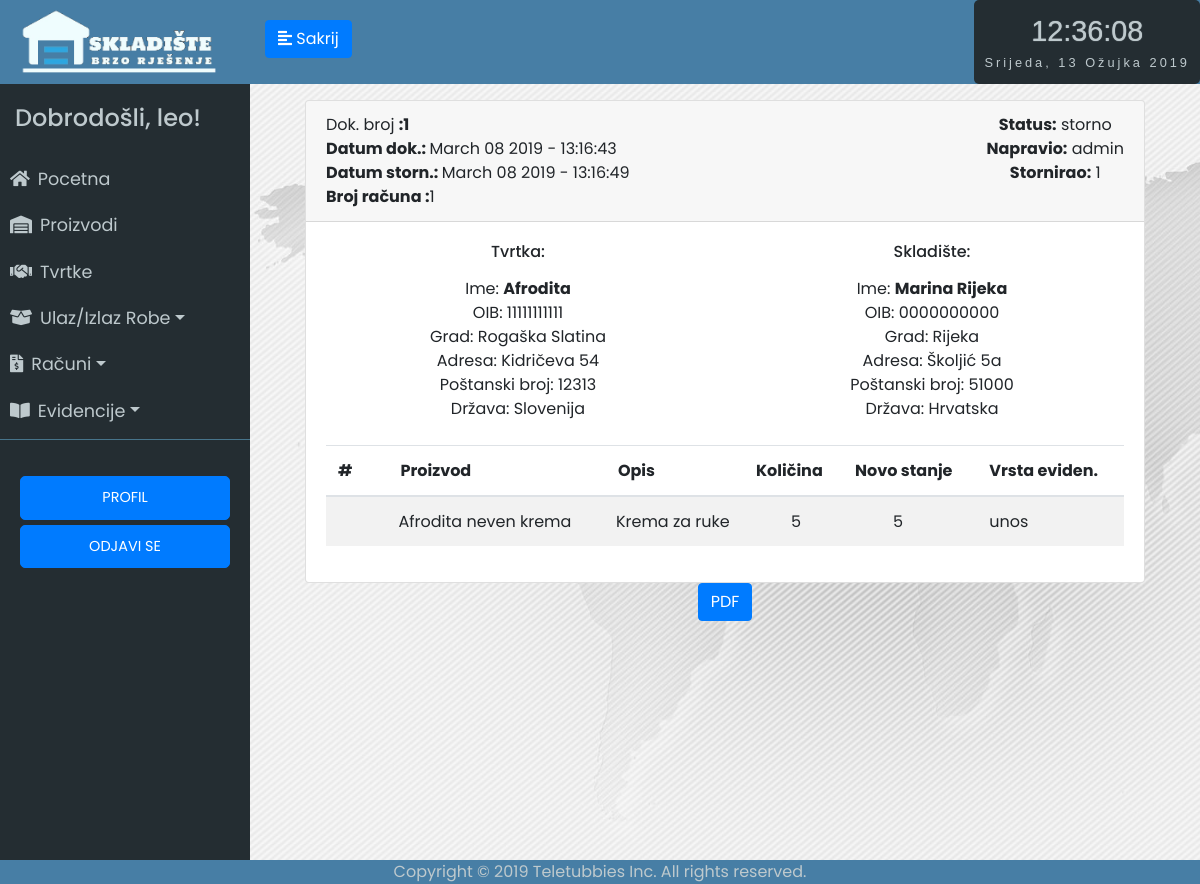
Page /evidencija/1 (signed in) on the committed database.
### app/models.py (models this page shows, shortened)
class User(UserMixin, db.Model):
	id = db.Column(db.Integer, primary_key=True)
	username = db.Column(db.String(64), index=True, unique=True)
	email = db.Column(db.String(120), index=True, unique=True)
	password_hash = db.Column(db.String(128))
	last_seen = db.Column(db.DateTime, default=datetime.utcnow)
	rank = db.Column(db.String(32))
	status = db.Column(db.String(32))
	evidencija = db.relationship('Evidencija', backref='user', lazy='dynamic')
	receipt = db.relationship('Receipt', backref='stornoUser', lazy='dynamic')

class Evidencija(db.Model):
	id = db.Column(db.Integer, primary_key=True)
	proizvod_id = db.Column(db.Integer, db.ForeignKey('proizvod.id'))
	tvrtka_id = db.Column(db.Integer, db.ForeignKey('tvrtka.id'))
	promijenjena_kolicina = db.Column(db.Integer)
	trenutna_kolicina = db.Column(db.Integer)
	datum_unosa = db.Column(db.DateTime, default=datetime.utcnow)
	vrsta_unosa = db.Column(db.String(64))
	user_id = db.Column(db.Integer, db.ForeignKey('user.id'))
	receipt_id = db.Column(db.Integer, db.ForeignKey('receipt.id'))

class Receipt(db.Model):
	id = db.Column(db.Integer, primary_key=True)
	status = db.Column(db.String(64))
	date = db.Column(db.DateTime, default=datetime.utcnow)
	receipt_type = db.Column(db.String(64))
	evidencija = db.relationship('Evidencija', backref='receipt', lazy='dynamic')
	storno_date = db.Column(db.DateTime, nullable=True)
	storno_user = db.Column(db.Integer, db.ForeignKey('user.id'), nullable=True)

class Tvrtka(db.Model):
	__searchable__ = ['name']
	id = db.Column(db.Integer, primary_key=True)
	name = db.Column(db.String(64))
	oib = db.Column(db.Integer, unique=True)
	adresa = db.Column(db.String(200))
	grad = db.Column(db.String(64))
	p_broj = db.Column(db.Integer)
	drzava = db.Column(db.String(64))
	evidencija = db.relationship('Evidencija', backref='tvrtka', lazy='dynamic')

class Proizvod(db.Model):
	__searchable__ = ['name']
	id = db.Column(db.Integer, primary_key=True)
	name = db.Column(db.String(64))
	kolicina = db.Column(db.Integer, default=0)
	zemlja_podrijetla = db.Column(db.String(64))
	opis_proizvoda = db.Column(db.String(300))
	datum_unosa = db.Column(db.DateTime, default=datetime.utcnow)
	bar_kod = db.Column(db.String(64))
	evidencija = db.relationship('Evidencija', backref='proizvod', lazy='dynamic')

### app/routes.py (the view)
@app.route('/evidencija/<id>')
@login_required
def evidencija(id):
	evidencija = Evidencija.query.filter_by(id=id).first_or_404()
	return render_template('evidencija.html', id=id, evidencija=evidencija)

### app/models.py (called while the page is built)
@login.user_loader
def load_user(id):
	return User.query.get(int(id))

### app/routes.py (called while the page is built)
@app.before_request
def before_request():
	if current_user.is_authenticated:
		current_user.last_seen = datetime.utcnow()
		db.session.commit()

### app/templates/evidencija.html (shortened to what this page needs)
{% extends "base.html" %}
{% block content %}
<link rel="stylesheet" href="https://stackpath.bootstrapcdn.com/bootstrap/4.2.1/css/bootstrap.min.css" integrisha384-GJzZqFGwb1QTTN6wy59ffF1BuGJpLSa9DkKMp0DgiMDm4iYMj70gZWKYbI706tWS">
<link href="../static/style.css" type="text/css" rel="stylesheet">
<link rel="stylesheet" href="https://use.fontawesome.com/releases/v5.7.1/css/all.css">
<div id="contentToPdf" class="unos-p">
	<div class="container">
		<div class="card">
			<div class="card-header">
				<span class="float-left"><span class="float-left">Dok. broj <strong>:{{id}}</strong></span><br><span class="float-left"><strong>Datum dok.: </strong>{{ evidencija.datum_unosa.strftime('%B %d %Y - %H:%M:%S') }}</span>
				{% if evidencija.receipt.status =='storno' %}
					<br><strong>Datum storn.: </strong>{{ evidencija.receipt.storno_date.strftime('%B %d %Y - %H:%M:%S') }}
				{% endif %}</span>
				<span class="float-right"><strong>Status:</strong> {{evidencija.receipt.status}}<br><strong>Napravio:</strong> {{evidencija.user.username}}
				{% if evidencija.receipt.status =='storno' %}
					<br><strong>Stornirao:</strong> {{evidencija.receipt.storno_user}}
				{% endif %}</span>
				{% if evidencija.receipt.status =='storno' %}
				<br>
				{% endif %}
				<br>
				<br>
				<span class="float-left"><strong>Broj računa :</strong>{{evidencija.receipt.id}}</span>
			</div>
			<div class="card-body">
				<div class="row mb-4">
					<div class="col-sm-6">
						<h6 class="mb-3">Tvrtka:</h6>
						<div>Ime: <strong>{{ evidencija.tvrtka.name }}</strong></div>
						<div>OIB: {{ evidencija.tvrtka.oib }}</div>
						<div>Grad: {{ evidencija.tvrtka.grad }}</div>
						<div>Adresa: {{ evidencija.tvrtka.adresa }}</div>
						<div>Poštanski broj: {{ evidencija.tvrtka.p_broj }}</div>
						<div>Država: {{ evidencija.tvrtka.drzava }}</div>
						</div>
					<div class="col-sm-6">
						<h6 class="mb-3">Skladište:</h6>
						<div>Ime: <strong>Marina Rijeka</strong></div>
						<div>OIB: 0000000000</div>
						<div>Grad: Rijeka</div>
						<div>Adresa: Školjić 5a</div>
						<div>Poštanski broj: 51000</div>
						<div>Država: Hrvatska</div>
					</div>
				</div>
				<div class="table-responsive-sm">
					<table class="table table-striped">
						<thead>
						<tr>
							<th class="center">#</th>
							<th ><span class="float-left" style=" padding-left: 20px;">Proizvod</span></th>
							<th> <span class="float-left" style=" padding-left: 0px;">Opis</th>
							<th class="right" style=" padding-left: 0px;">Količina</th>
							<th class="right">Novo stanje</th>
							<th class="center">Vrsta eviden.</th>
						</tr>
					</thead>
					<tbody>
						<tr>
							<td ><script type="text/javascript">document.write(number); number+=1;</script></td>
							<td  style=" padding-left: 30px; ">{{ evidencija.proizvod.name }}</td>
							<td  style=" padding-left: 10px; ">{{ evidencija.proizvod.opis_proizvoda }}</td>
							<td  style=" padding-left: 35px;">{{ evidencija.promijenjena_kolicina }}</td>
							<td  style=" padding-left: 50px;">{{ evidencija.trenutna_kolicina }}</td>
							<td class="center">{{ evidencija.vrsta_unosa }}</td>
						</tr>
					</tbody>
					</table>
				</div>
		</div>
	</div>
</div>
<button class="btn btn-primary" onclick="window.open('../evidencija_pdf/{{evidencija.id}}')">PDF</button>
{% endblock %}

### app/templates/base.html (shortened to what this page needs)
<html>
<head>
	<link rel="stylesheet" href="https://stackpath.bootstrapcdn.com/bootstrap/4.2.1/css/bootstrap.min.css" integrisha384-GJzZqFGwb1QTTN6wy59ffF1BuGJpLSa9DkKMp0DgiMDm4iYMj70gZWKYbI706tWS">
	<link href="../static/style.css" type="text/css" rel="stylesheet">
	<link rel="stylesheet" href="https://use.fontawesome.com/releases/v5.7.1/css/all.css">
</head>
<body onload="startTime()">
	<div class="wrapper">
	<nav id="sidebar">
		<div class="sidebar-header ">
			<img src="../static/logo5.png" style="width: 200px; height: auto;">
		</div>
		<ul class="list-unstyled components" id="navigation">
			<h4>Dobrodošli, {{ current_user.username }}!</h4>
			<li class="{% block index %}{% endblock %}">
				<a href="{{ url_for('index') }}"><i class="fas fa-home mr-2"></i>Pocetna</a>
			</li>
			<li class="{% block stanje_skladista %}{% endblock %}">
				<a href="{{ url_for('stanje_skladista1') }}"><i class="fas fa-warehouse mr-2"></i>Proizvodi</a>
			</li>
			<li class="{% block dobavljaci %}{% endblock %}">
				<a href="{{ url_for('tvrtke1') }}"><i class="fas fa-handshake mr-2"></i>Tvrtke</a>
			</li>
			<li class="{% block ulaz_izlaz %}{% endblock %}">
				<a href="#pageSubmenu2" data-toggle="collapse" aria-expanded="false" class="dropdown-toggle"><i class="fas fa-box-open mr-2"></i>Ulaz/Izlaz Robe</a>
			</li>
			<li class="{% block racuni %}{% endblock %}">
				<a href="#pageSubmenu3" data-toggle="collapse" aria-expanded="false" class="dropdown-toggle"><i class="fas fa-file-invoice-dollar mr-2"></i>Računi</a>
			</li>
			<li class="{% block evidencije %}{% endblock %}">
				<a href="#pageSubmenu" data-toggle="collapse" aria-expanded="false" class="dropdown-toggle"><i class="fas fa-book-open mr-2"></i>Evidencije</a>
			</li>
		</ul>
		<ul class="list-unstyled CTAs">
                <li>
                    <a href="{{ url_for('user', username=current_user.username) }}" class="btn btn-primary hover-plava">PROFIL</a>
                </li>
                <li>
                    <a href="{{ url_for('logout') }}" class="btn btn-primary hover-plava">ODJAVI SE</a>
                </li>
            </ul>
	</nav>
		<div class="tijelo">
	        <div class="plava-pozadina">
	        	<div class="d-flex bd-highlight">
	  				<div class="bd-highlight">
		            	<button type="button" id="sidebarCollapse" class="btn btn-primary">
			                <i class="fas fa-align-left"></i>
			                <span class="sakrij-tipku"></span>
		            	</button>
		            </div>
	  				<div class="ml-auto bd-highlight">
	  					<div id="clockdate">
		  					<div class="clockdate-wrapper">
		    					<div id="clock"></div>
		    					<div id="date"></div>
		  					</div>
						</div>
					</div>
				</div>
	    	</div>
			<div class="plavo">
			{% block content %}
			{% endblock %}
			</div>
		</div>
<footer>Copyright © 2019 Teletubbies Inc. All rights reserved.</footer>
</body>
</html>

### app/static/style.css (style rules this page uses)
body { font-family: 'Poppins', sans-serif; background: #fafafa; }
h4 { padding: 15px; }
.wrapper { display: flex; width: 100%; align-items: stretch; }
a, a:hover, a:focus { color: inherit; text-decoration: none; transition: all 0.3s; }
#sidebar { min-width: 250px; max-width: 250px; min-height: 100vh; background: #242d32; color: #bec9cd; transition: all 0.3s; }
#sidebarCollapse { margin-top: 20px; margin-left: 15px; }
#sidebar .sidebar-header { padding: 7.5px 20px; background: #477ea5; color: #f0fdfe; }
#sidebar ul.components { padding: 5px 0; border-bottom: 1px solid #47748b; }
#sidebar ul li a { padding: 10px; font-size: 1.1em; display: block; }
ul.CTAs { padding: 20px; }
ul.CTAs a { text-align: center; font-size: 0.9em !important; display: block; border-radius: 5px; margin-bottom: 5px; }
.tijelo { display: inline-block; width: 100%; }
.plavo { display: inline-block; width: 100%; text-align: center; }
.plava-pozadina { background-color: #477ea5; display: inline-block; width: 100%; height: 84px; }
.unos-p { padding-top: 2vh; padding-left: 5vh; padding-right: 5vh; background-image: url('map.jpg'); height: 100vh; }
.sakrij-tipku:before { content: 'Sakrij'; }
.clockdate-wrapper { background-color: #242d32; padding:10px; max-width:350px; width:100%; text-align:center; border-radius:5px; margin:0 auto; height: 84px; }
#clock { background-color:#242d32; font-family: sans-serif; font-size:1.8rem; text-shadow:0px 0px 1px #bec9cd; color:#bec9cd; }
#date { letter-spacing:3px; font-size:0.8rem; font-family:arial,sans-serif; color:#bec9cd; }
footer { position: fixed; left: 0; bottom: 0; width: 100%; background-color: #477ea5; color: #bec9cd; text-align: center; }
:root { --mainColor: #007bff; }

### rows in the picture
User: username "leo"
Evidencija: datum_unosa "March 08 2019 - 13:16:43", promijenjena_kolicina "5", trenutna_kolicina "5", vrsta_unosa "unos"
Receipt: receipt.storno_date "March 08 2019 - 13:16:49", receipt.status "storno", receipt.storno_user "1", receipt.id "1"
User: user.username "admin"
Tvrtka: tvrtka.name "Afrodita", tvrtka.oib "11111111111", tvrtka.grad "Rogaška Slatina", tvrtka.adresa "Kidričeva 54", tvrtka.p_broj "12313", tvrtka.drzava "Slovenija"
Proizvod: proizvod.name "Afrodita neven krema", proizvod.opis_proizvoda "Krema za ruke"

### other values in the picture
{{ id }} "1"
